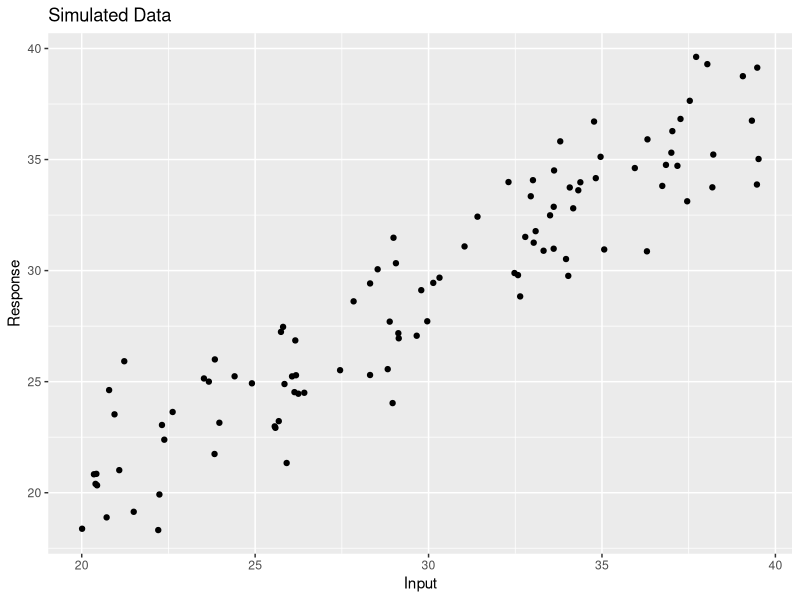
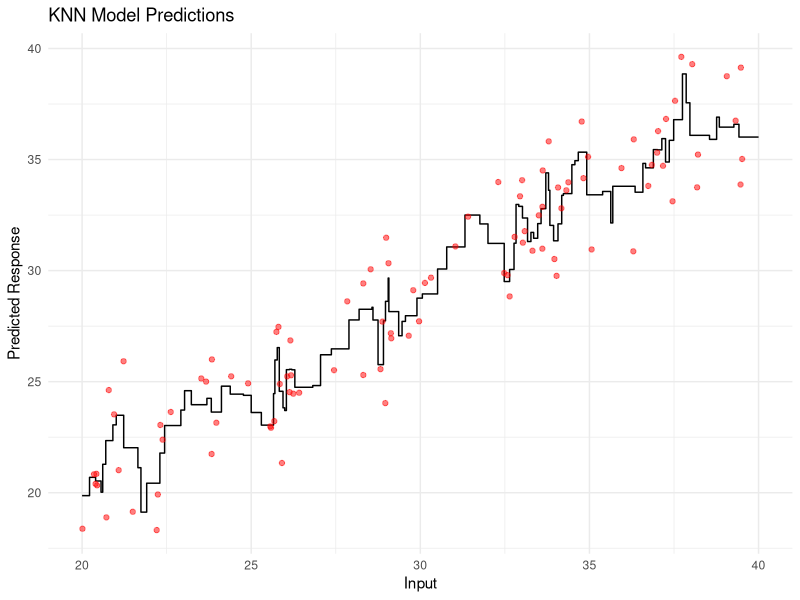
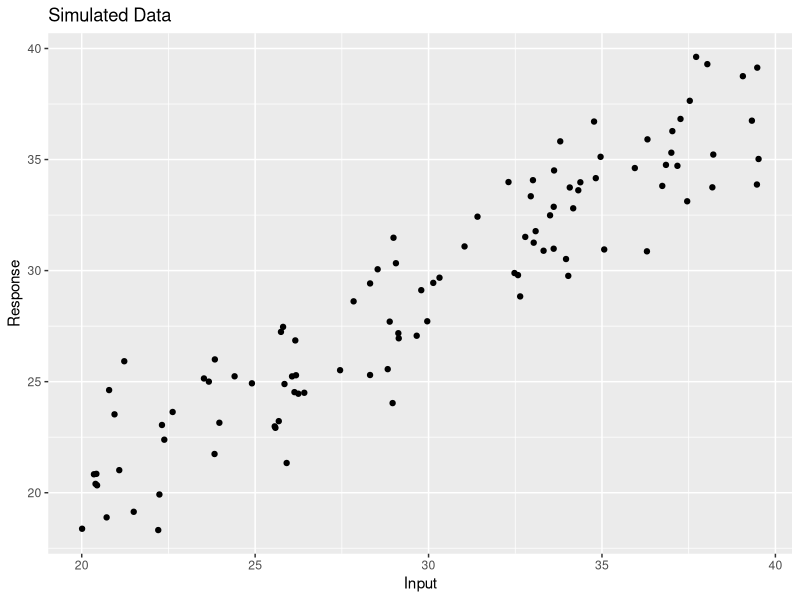

The R source for these figures, in order:
## ---- chunk 1
library(ggplot2)
library(FNN)

set.seed(2024)

# Simulate data
x <- runif(n = 100, min = 20, max = 40)   # input/predictor

# Generate 500 sets of errors with more variability
errors <- matrix(rnorm(100 * 500, mean = 0, sd = 2), nrow = 100, ncol = 500)
a <- 3
b <- 0.87
c <- 0.05  # Define c for the cubic term
fx <- a + (b * x^2) + (c * x^3)  # true function

fx <- a + (b * x) + (c * sin(x))  # true function

# Generate observed responses
responses <- fx + errors

# Create a data frame
training_data <- data.frame(inp = x, true_form = fx, responses)

set.seed(2025)
xtest <- runif(n = 100, min = 20, max = 40)
error_test <- rnorm(n = 100, mean = 0, sd = 2)
fxtest <- a + (b * xtest^2) + (c * xtest^3)
response_test <- fxtest + error_test

# Create test data frame
test_data <- data.frame(inp = xtest, true_form = fxtest, response = response_test)

# Rename response columns for easier reference
colnames(training_data)[3:(3 + 499)] <- paste0("response", 1:500)

# Plot one of the data sets for visualization
ggplot(data = training_data) + 
  geom_point(aes(x = inp, y = response1)) +
  labs(title = "Simulated Data", x = "Input", y = "Response")

# K values to fit
ks <- 1:6
ks <- 3:20

# Initialize a data frame to store bias and variance for each K
bias_var_df <- data.frame(k = integer(), bias_sq = numeric(), variance = numeric(), training_mse = numeric(), test_mse = numeric())

for (k in ks) {
  # Store predictions for each K
  preds <- matrix(nrow = 100, ncol = 500)
  training_mse_list <- numeric(500)
  
  for (i in 1:500) {
    train_matrix <- as.matrix(training_data$inp)
    test_matrix <- as.matrix(test_data$inp)
    train_responses <- training_data[[paste0("response", i)]]
    
    model_knn <- knn.reg(train = train_matrix, test = train_matrix, y = train_responses, k = k)$pred
    preds[, i] <- knn.reg(train = train_matrix, test = test_matrix, y = train_responses, k = k)$pred
    training_preds <- model_knn
    training_mse_list[i] <- mean((train_responses - training_preds)^2)
    # Predict for training data
    train_preds <- knn.reg(train = train_matrix, test = train_matrix, y = train_responses, k = k)$pred
    # Predict for test data
    test_preds <- knn.reg(train = train_matrix, test = test_matrix, y = train_responses, k = k)$pred
    
    preds[, i] <- test_preds
    training_mse_list[i] <- mean((train_responses - train_preds)^2)
  }
  
  # Calculate bias squared
  E_y_hat <- apply(preds, 1, mean)
  bias_squared <- (E_y_hat - test_data$true_form)^2
  mean_bias_squared <- mean(bias_squared)
  
  # Calculate variance
  V_y_hat <- apply(preds, 1, var)
  mean_variance <- mean(V_y_hat)
  
  # Calculate test MSE
  test_mse <- mean_bias_squared + mean_variance + 2^2
  
  # Calculate mean training MSE
  mean_training_mse <- mean(training_mse_list)
  
  # Append results to data frame
  bias_var_df <- rbind(bias_var_df, data.frame(k = k, bias_sq = mean_bias_squared, variance = mean_variance, training_mse = mean_training_mse, test_mse = test_mse))
}

print(bias_var_df)


## ---- chunk 2
library(ggplot2)
library(class)
## ---- chunk 3
library(ggplot2)
library(FNN)

set.seed(2024)

# Simulate data
x <- runif(n = 100, min = 20, max = 40)   # input/predictor

# Generate 500 sets of errors with more variability
errors <- matrix(rnorm(100 * 500, mean = 0, sd = 2), nrow = 100, ncol = 500)
a <- 3
b <- 0.87
c <- 0.05  # Define c for the cubic term
fx <- a + (b * x) + (c * sin(x))  # true function

# Generate observed responses
responses <- fx + errors

# Create a data frame
training_data <- data.frame(inp = x, true_form = fx, responses)

set.seed(2025)
xtest <- runif(n = 100, min = 20, max = 40)
error_test <- rnorm(n = 100, mean = 0, sd = 2)
fxtest <- a + (b * xtest^2) + (c * xtest^3)
response_test <- fxtest + error_test

# Create test data frame
test_data <- data.frame(inp = xtest, true_form = fxtest, response = response_test)

# Rename response columns for easier reference
colnames(training_data)[3:(3 + 499)] <- paste0("response", 1:500)

# Define the K value
k <- 3  # You can choose any K value, here we use 3 for illustration

# Generate a sequence of input values with a step of 0.01
x_seq <- seq(20, 40, by = 0.01)

# Create a matrix for the sequence of input values
x_seq_matrix <- matrix(x_seq, ncol = 1)

# Predict responses using KNN for each value in the sequence
pred_values <- knn.reg(train = as.matrix(training_data$inp), test = x_seq_matrix, y = training_data$response1, k = k)$pred

# Create a data frame for plotting
plot_data <- data.frame(inp = x_seq, predicted = pred_values)

# Plot the predictions in a step-like manner
ggplot() + 
  geom_step(data = plot_data, aes(x = inp, y = predicted), direction = "hv") +
  labs(title = "KNN Model Predictions", x = "Input", y = "Predicted Response") +
  geom_point(data = training_data, aes(x = inp, y = response1), color = "red", alpha = 0.5) +
  theme_minimal()

## ---- chunk 4
library(ggplot2)
library(FNN)

set.seed(2024)

# Simulate data
x <- runif(n = 100, min = 20, max = 40)   # input/predictor

# Generate 500 sets of errors with more variability
errors <- matrix(rnorm(100 * 500, mean = 0, sd = 2), nrow = 100, ncol = 500)
a <- 3
b <- 0.87
c <- 0.05  # Define c for the cubic term
fx <- a + (b * x^2) + (c * x^3)  # true function

fx <- a + (b * x) + (c * sin(x))  # true function

# Generate observed responses
responses <- fx + errors

# Create a data frame
training_data <- data.frame(inp = x, true_form = fx, responses)

set.seed(2025)
xtest <- runif(n = 100, min = 20, max = 40)
error_test <- rnorm(n = 100, mean = 0, sd = 2)
fxtest <- a + (b * xtest^2) + (c * xtest^3)
response_test <- fxtest + error_test

# Create test data frame
test_data <- data.frame(inp = xtest, true_form = fxtest, response = response_test)

# Rename response columns for easier reference
colnames(training_data)[3:(3 + 499)] <- paste0("response", 1:500)

# Plot one of the data sets for visualization
ggplot(data = training_data) + 
  geom_point(aes(x = inp, y = response1)) +
  labs(title = "Simulated Data", x = "Input", y = "Response")

# K values to fit
ks <- 1:6

# Initialize a data frame to store bias and variance for each K
bias_var_df <- data.frame(k = integer(), bias_sq = numeric(), variance = numeric(), training_mse = numeric(), test_mse = numeric())

for (k in ks) {
  # Store predictions for each K
  preds <- matrix(nrow = 100, ncol = 500)
  training_mse_list <- numeric(500)
  
  for (i in 1:500) {
    model_knn <- knn(train = as.matrix(training_data$inp), test = as.matrix(training_data$inp), cl = training_data[[paste0("response", i)]], k = k)
    preds[, i] <- as.numeric(knn(train = as.matrix(training_data$inp), test = as.matrix(test_data$inp), cl = training_data[[paste0("response", i)]], k = k))
    training_preds <- as.numeric(model_knn)
    training_mse_list[i] <- mean((training_data[[paste0("response", i)]] - training_preds)^2)
  }
  
  # Calculate bias squared
  E_y_hat <- apply(preds, 1, mean)
  bias_squared <- (E_y_hat - test_data$true_form)^2
  mean_bias_squared <- mean(bias_squared)
  
  # Calculate variance
  V_y_hat <- apply(preds, 1, var)
  mean_variance <- mean(V_y_hat)
  
  # Calculate test MSE using the theoretical formula
  test_mse <- mean_bias_squared + mean_variance + 2^2
  
  # Calculate mean training MSE
  mean_training_mse <- mean(training_mse_list)
  
  # Append results to data frame
  bias_var_df <- rbind(bias_var_df, data.frame(k = k, bias_sq = mean_bias_squared, variance = mean_variance, training_mse = mean_training_mse, test_mse = test_mse))
}

print(bias_var_df)
